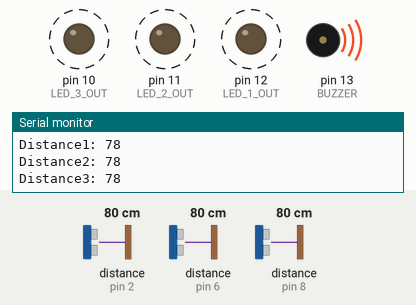
The sketch below on a simulated Arduino Uno, built with avr-gcc and run on an emulated ATmega328P. On the bench: output pins drawn as LEDs (lit = HIGH), buzzer (waves = sounding, pin HIGH), the last lines printed to the serial monitor. Wiring (inferred from the names in the program): 3 × ultrasonic range finder: trigger pin 3, echo pin 2 / trigger pin 7, echo pin 6 / trigger pin 9, echo pin 8. Dashed ring = blinking. The inputs (shaded band) are chosen by the test bench; at power-on: distance to the obstacle (sensors on pin 2, pin 8, pin 6) 80 cm. The echo pulse lasts 58.3 µs per cm; pins used as bus, display or sensor lines are not drawn.

Above: at 1.4 s.
1.5 s: distance to the obstacle (sensor on pin 2) set to 10 cm
4.8 s: distance to the obstacle (sensor on pin 2) set to 7 cm
At 4.96 s:
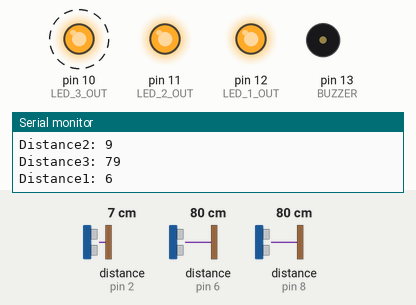
At 5.57 s:
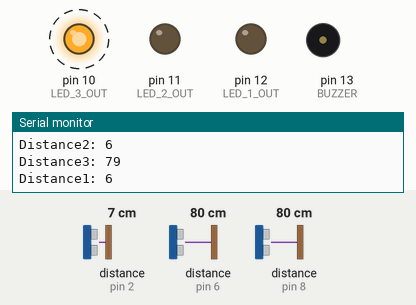
8.1 s: distance to the obstacle (sensor on pin 8) set to 13 cm
11.4 s: distance to the obstacle (sensor on pin 8) set to 10 cm
At 12.9 s:
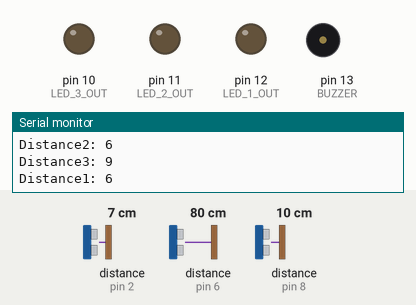
13.2 s: distance to the obstacle (sensor on pin 6) set to 35 cm
16.5 s: distance to the obstacle (sensor on pin 2) set to 9 cm
At 17.0 s:
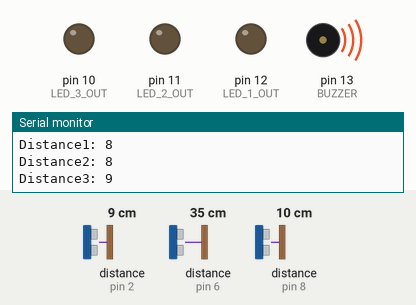
Timing chart, 0 to 20.8 s (numbered marks = the images above; inputs shaded):
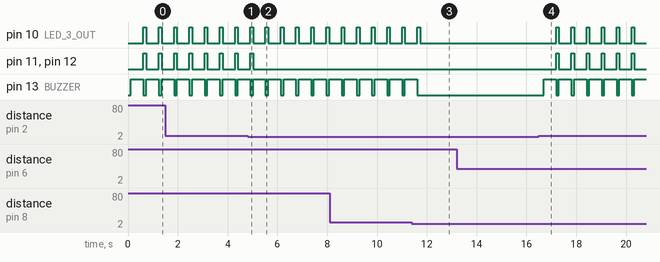

Measured:
- the behaviour switches between 9 and 8 cm on distance to the obstacle (sensor on pin 2) (found by bisection; images 0 and 1)
- the behaviour switches between 12 and 11 cm on distance to the obstacle (sensor on pin 8) (found by bisection; images 2 and 3)
- after the input at 4.8 s, pin 11 (LED_2_OUT), pin 12 (LED_1_OUT): goes on until 5.0 s, then stays LOW
- after the input at 11.4 s, pin 10 (LED_3_OUT): goes on until 11.7 s, then stays LOW; pin 13 (BUZZER): goes on until 11.6 s, then stays LOW
- after the input at 16.5 s, pin 10 (LED_3_OUT), pin 11 (LED_2_OUT), pin 12 (LED_1_OUT): alternates HIGH for 0.11 s and LOW for 0.50 s, starting after 0.70 s; pin 13 (BUZZER): alternates HIGH for 0.50 s and LOW for 0.11 s, starting after 0.20 s
- by itself, pin 10 (LED_3_OUT), pin 11 (LED_2_OUT), pin 12 (LED_1_OUT): alternates HIGH for 0.11 s and LOW for 0.50 s
- by itself, pin 13 (BUZZER): alternates HIGH for 0.50 s and LOW for 0.11 s

The sketch:

V2.0.ino
```cpp
//Libraries
//#include <TimerThree.h>

//Perfect Posture
//Bonfire17'

//distance constants
const int u1low = 4;
const int u1high = 7;
const int u2low = 4;
const int u2high = 7;
const int u3low = 6;
const int u3high = 10;


//  // check if the pushbutton is pressed. If it is, the buttonState is HIGH:
//if (buttonState == HIGH) {
//    // turn LED on:
//    digitalWrite(ledPin, HIGH);
//  } else {
//    // turn LED off:
//    digitalWrite(ledPin, LOW);
//  }

//Sonar 1
  const int trigPin1 = 3;
  const int echoPin1 = 2;


//Sonar 2
  const int trigPin2 = 7;
  const int echoPin2 = 6;


//Sonar 3
  const int trigPin3 = 9;
  const int echoPin3 = 8;


long duration1, duration2, duration3 = 0;
int distance1, distance2, distance3 = 0;

//Button
const int button1 = 4;
int button1State = 0;


void setup() {
//Ultrasonic 1
  pinMode(trigPin1, OUTPUT); // Sets the trigPin as an Output
  pinMode(echoPin1, INPUT); // Sets the echoPin as an Input

//Ultrasonic 2
  pinMode(trigPin2, OUTPUT); // Sets the trigPin as an Output
  pinMode(echoPin2, INPUT); // Sets the echoPin as an Input

//Ultrasonic 3
  pinMode(trigPin3, OUTPUT); // Sets the trigPin as an Output
  pinMode(echoPin3, INPUT); // Sets the echoPin as an Input


//Buzzer
  pinMode(13, OUTPUT); //BUZZER
  digitalWrite(13, LOW); //Default OFF
//LED
  pinMode(12, OUTPUT); //LED 1 OUT
  pinMode(11, OUTPUT); //LED 2 OUT
  pinMode(10, OUTPUT); //LED 3 OUT

//Serial
  Serial.begin(9600);
  Serial.println("Start");
}

void buzzer() {
  digitalWrite(13, HIGH);
  delay(500);
  digitalWrite(13, LOW);
}

void loop() {
 posture();
}


void posture() {
    ultraDistance1();
    ultraDistance2();
    ultraDistance3();
    digitalWrite(12, LOW); //LED 1
    digitalWrite(11, LOW); //LED 2
    digitalWrite(10, LOW); //LED 3

    if (distance1 > u1high){
      buzzer();
      digitalWrite(12, HIGH); //LED 1
      digitalWrite(11, HIGH); //LED 2
      digitalWrite(10, HIGH); //LED 3
    }
    else if (u1low <= distance1 <= u1high){
        if (distance2 > u2high) {
           buzzer();
           digitalWrite(12, HIGH); //LED 1
           digitalWrite(11, HIGH); //LED 2
        }
        else if (u2low <= distance2 <= u2high) {
            if (distance3 > u3high) {
              buzzer();
              digitalWrite(10, HIGH); //LED 3
            }
        }
    }
  }

void ultraDistance1() {
  digitalWrite(trigPin1, LOW);
  delayMicroseconds(2);
// Sets the trigPin on HIGH state for 10 micro seconds

  digitalWrite(trigPin1, HIGH);
  delayMicroseconds(10);
  digitalWrite(trigPin1, LOW);
// Reads the echoPin, returns the sound wave travel time in microseconds

  duration1 = pulseIn(echoPin1, HIGH);
// Calculating the distance

  distance1= duration1*0.034/2;
// Prints the distance on the Serial Monitor

  Serial.print("Distance1: ");
  Serial.println(distance1);
  delay(100);
  }

void ultraDistance2() {
  digitalWrite(trigPin2, LOW);
  delayMicroseconds(2);
// Sets the trigPin on HIGH state for 10 micro seconds

  digitalWrite(trigPin2, HIGH);
  delayMicroseconds(10);
  digitalWrite(trigPin2, LOW);
// Reads the echoPin, returns the sound wave travel time in microseconds

  duration2 = pulseIn(echoPin2, HIGH);
// Calculating the distance

  distance2= duration1*0.034/2;
// Prints the distance on the Serial Monitor

  Serial.print("Distance2: ");
  Serial.println(distance2);
  }

void ultraDistance3() {
  digitalWrite(trigPin3, LOW);
  delayMicroseconds(2);
// Sets the trigPin on HIGH state for 10 micro seconds

  digitalWrite(trigPin3, HIGH);
  delayMicroseconds(10);
  digitalWrite(trigPin3, LOW);
// Reads the echoPin, returns the sound wave travel time in microseconds

  duration3 = pulseIn(echoPin3, HIGH);
// Calculating the distance

  distance3= duration3*0.034/2;
// Prints the distance on the Serial Monitor

  Serial.print("Distance3: ");
  Serial.println(distance3);
  }
```
